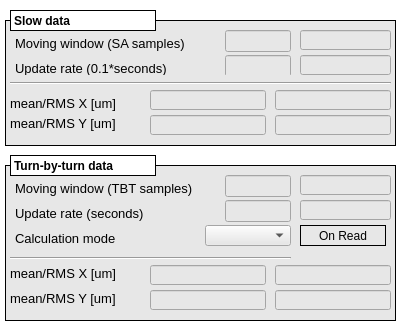
<?xml version="1.0" encoding="UTF-8"?>
<ui version="4.0">
 <class>MainWindow</class>
 <widget class="QMainWindow" name="MainWindow">
  <property name="geometry">
   <rect>
    <x>0</x>
    <y>0</y>
    <width>402</width>
    <height>329</height>
   </rect>
  </property>
  <property name="windowTitle">
   <string>Statistics</string>
  </property>
  <property name="styleSheet">
   <string notr="true">background-color: rgb(255, 255, 255);</string>
  </property>
  <property name="Title" stdset="0">
   <string>Statistics &gt;&gt; $(BPM)</string>
  </property>
  <widget class="QWidget" name="centralwidget">
   <widget class="caFrame" name="caframe_2">
    <property name="geometry">
     <rect>
      <x>5</x>
      <y>20</y>
      <width>391</width>
      <height>126</height>
     </rect>
    </property>
    <property name="styleSheet">
     <string notr="true">background-color: rgb(231, 231, 231);</string>
    </property>
    <property name="frameShape">
     <enum>QFrame::Box</enum>
    </property>
    <property name="frameShadow">
     <enum>QFrame::Plain</enum>
    </property>
    <property name="lineWidth">
     <number>1</number>
    </property>
    <property name="midLineWidth">
     <number>1</number>
    </property>
    <property name="background">
     <color>
      <red>0</red>
      <green>0</green>
      <blue>0</blue>
     </color>
    </property>
    <property name="backgroundMode">
     <enum>caFrame::Filled</enum>
    </property>
    <widget class="QLabel" name="label_24">
     <property name="geometry">
      <rect>
       <x>10</x>
       <y>15</y>
       <width>206</width>
       <height>16</height>
      </rect>
     </property>
     <property name="font">
      <font>
       <pointsize>10</pointsize>
      </font>
     </property>
     <property name="text">
      <string>Moving window (SA samples)</string>
     </property>
     <property name="alignment">
      <set>Qt::AlignLeading|Qt::AlignLeft|Qt::AlignVCenter</set>
     </property>
    </widget>
    <widget class="caTextEntry" name="catextentry">
     <property name="geometry">
      <rect>
       <x>220</x>
       <y>10</y>
       <width>66</width>
       <height>22</height>
      </rect>
     </property>
     <property name="alignment">
      <set>Qt::AlignRight|Qt::AlignTrailing|Qt::AlignVCenter</set>
     </property>
     <property name="channel" stdset="0">
      <string notr="true">$(BPM):stat:sa:window_sp</string>
     </property>
     <property name="foreground">
      <color>
       <red>170</red>
       <green>0</green>
       <blue>0</blue>
      </color>
     </property>
     <property name="background">
      <color>
       <red>255</red>
       <green>255</green>
       <blue>127</blue>
      </color>
     </property>
     <property name="colorMode">
      <enum>caLineEdit::Static</enum>
     </property>
    </widget>
    <widget class="QLabel" name="label_25">
     <property name="geometry">
      <rect>
       <x>10</x>
       <y>40</y>
       <width>206</width>
       <height>16</height>
      </rect>
     </property>
     <property name="font">
      <font>
       <pointsize>10</pointsize>
      </font>
     </property>
     <property name="text">
      <string>Update rate (0.1*seconds)</string>
     </property>
     <property name="alignment">
      <set>Qt::AlignLeading|Qt::AlignLeft|Qt::AlignVCenter</set>
     </property>
    </widget>
    <widget class="caTextEntry" name="catextentry_2">
     <property name="geometry">
      <rect>
       <x>220</x>
       <y>35</y>
       <width>66</width>
       <height>22</height>
      </rect>
     </property>
     <property name="alignment">
      <set>Qt::AlignRight|Qt::AlignTrailing|Qt::AlignVCenter</set>
     </property>
     <property name="channel" stdset="0">
      <string notr="true">$(BPM):stat:sa:step_sp</string>
     </property>
     <property name="foreground">
      <color>
       <red>170</red>
       <green>0</green>
       <blue>0</blue>
      </color>
     </property>
     <property name="background">
      <color>
       <red>255</red>
       <green>255</green>
       <blue>127</blue>
      </color>
     </property>
     <property name="colorMode">
      <enum>caLineEdit::Static</enum>
     </property>
    </widget>
    <widget class="Line" name="line">
     <property name="geometry">
      <rect>
       <x>5</x>
       <y>55</y>
       <width>381</width>
       <height>16</height>
      </rect>
     </property>
     <property name="orientation">
      <enum>Qt::Horizontal</enum>
     </property>
    </widget>
    <widget class="QLabel" name="label_21">
     <property name="geometry">
      <rect>
       <x>5</x>
       <y>75</y>
       <width>136</width>
       <height>16</height>
      </rect>
     </property>
     <property name="font">
      <font>
       <pointsize>10</pointsize>
      </font>
     </property>
     <property name="text">
      <string>mean/RMS X [um]</string>
     </property>
     <property name="alignment">
      <set>Qt::AlignLeading|Qt::AlignLeft|Qt::AlignVCenter</set>
     </property>
    </widget>
    <widget class="QLabel" name="label_26">
     <property name="geometry">
      <rect>
       <x>5</x>
       <y>95</y>
       <width>136</width>
       <height>16</height>
      </rect>
     </property>
     <property name="font">
      <font>
       <pointsize>10</pointsize>
      </font>
     </property>
     <property name="text">
      <string>mean/RMS Y [um]</string>
     </property>
     <property name="alignment">
      <set>Qt::AlignLeading|Qt::AlignLeft|Qt::AlignVCenter</set>
     </property>
    </widget>
    <widget class="caLineEdit" name="calineedit_15">
     <property name="geometry">
      <rect>
       <x>295</x>
       <y>10</y>
       <width>91</width>
       <height>20</height>
      </rect>
     </property>
     <property name="font">
      <font>
       <family>Sans Serif</family>
       <pointsize>10</pointsize>
      </font>
     </property>
     <property name="alignment">
      <set>Qt::AlignCenter</set>
     </property>
     <property name="readOnly">
      <bool>true</bool>
     </property>
     <property name="channel" stdset="0">
      <string notr="true">$(BPM):stat:sa:window_mon</string>
     </property>
     <property name="foreground">
      <color>
       <red>0</red>
       <green>0</green>
       <blue>0</blue>
      </color>
     </property>
     <property name="background">
      <color>
       <red>255</red>
       <green>255</green>
       <blue>255</blue>
      </color>
     </property>
     <property name="colorMode">
      <enum>caLineEdit::Static</enum>
     </property>
     <property name="frameLineWidth" stdset="0">
      <number>1</number>
     </property>
     <property name="fontScaleMode">
      <enum>caLineEdit::WidthAndHeight</enum>
     </property>
     <property name="unitsEnabled">
      <bool>true</bool>
     </property>
    </widget>
    <widget class="caLineEdit" name="calineedit_16">
     <property name="geometry">
      <rect>
       <x>295</x>
       <y>35</y>
       <width>91</width>
       <height>20</height>
      </rect>
     </property>
     <property name="font">
      <font>
       <family>Sans Serif</family>
       <pointsize>10</pointsize>
      </font>
     </property>
     <property name="alignment">
      <set>Qt::AlignCenter</set>
     </property>
     <property name="readOnly">
      <bool>true</bool>
     </property>
     <property name="channel" stdset="0">
      <string notr="true">$(BPM):stat:sa:step_mon</string>
     </property>
     <property name="foreground">
      <color>
       <red>0</red>
       <green>0</green>
       <blue>0</blue>
      </color>
     </property>
     <property name="background">
      <color>
       <red>255</red>
       <green>255</green>
       <blue>255</blue>
      </color>
     </property>
     <property name="colorMode">
      <enum>caLineEdit::Static</enum>
     </property>
     <property name="frameLineWidth" stdset="0">
      <number>1</number>
     </property>
     <property name="fontScaleMode">
      <enum>caLineEdit::WidthAndHeight</enum>
     </property>
     <property name="unitsEnabled">
      <bool>true</bool>
     </property>
    </widget>
    <widget class="caLineEdit" name="calineedit_22">
     <property name="geometry">
      <rect>
       <x>145</x>
       <y>95</y>
       <width>116</width>
       <height>20</height>
      </rect>
     </property>
     <property name="font">
      <font>
       <family>Sans Serif</family>
       <pointsize>10</pointsize>
      </font>
     </property>
     <property name="alignment">
      <set>Qt::AlignCenter</set>
     </property>
     <property name="readOnly">
      <bool>true</bool>
     </property>
     <property name="channel" stdset="0">
      <string notr="true">$(BPM):stat:sa:y_mean</string>
     </property>
     <property name="foreground">
      <color>
       <red>0</red>
       <green>0</green>
       <blue>0</blue>
      </color>
     </property>
     <property name="background">
      <color>
       <red>255</red>
       <green>255</green>
       <blue>255</blue>
      </color>
     </property>
     <property name="colorMode">
      <enum>caLineEdit::Static</enum>
     </property>
     <property name="frameLineWidth" stdset="0">
      <number>1</number>
     </property>
     <property name="fontScaleMode">
      <enum>caLineEdit::WidthAndHeight</enum>
     </property>
     <property name="unitsEnabled">
      <bool>true</bool>
     </property>
    </widget>
    <widget class="caLineEdit" name="calineedit_23">
     <property name="geometry">
      <rect>
       <x>270</x>
       <y>70</y>
       <width>116</width>
       <height>20</height>
      </rect>
     </property>
     <property name="font">
      <font>
       <family>Sans Serif</family>
       <pointsize>10</pointsize>
      </font>
     </property>
     <property name="alignment">
      <set>Qt::AlignCenter</set>
     </property>
     <property name="readOnly">
      <bool>true</bool>
     </property>
     <property name="channel" stdset="0">
      <string notr="true">$(BPM):stat:sa:x_std</string>
     </property>
     <property name="foreground">
      <color>
       <red>0</red>
       <green>0</green>
       <blue>0</blue>
      </color>
     </property>
     <property name="background">
      <color>
       <red>255</red>
       <green>255</green>
       <blue>255</blue>
      </color>
     </property>
     <property name="colorMode">
      <enum>caLineEdit::Static</enum>
     </property>
     <property name="frameLineWidth" stdset="0">
      <number>1</number>
     </property>
     <property name="fontScaleMode">
      <enum>caLineEdit::WidthAndHeight</enum>
     </property>
     <property name="unitsEnabled">
      <bool>true</bool>
     </property>
    </widget>
    <widget class="caLineEdit" name="calineedit_21">
     <property name="geometry">
      <rect>
       <x>145</x>
       <y>70</y>
       <width>116</width>
       <height>20</height>
      </rect>
     </property>
     <property name="font">
      <font>
       <family>Sans Serif</family>
       <pointsize>10</pointsize>
      </font>
     </property>
     <property name="alignment">
      <set>Qt::AlignCenter</set>
     </property>
     <property name="readOnly">
      <bool>true</bool>
     </property>
     <property name="channel" stdset="0">
      <string notr="true">$(BPM):stat:sa:x_mean</string>
     </property>
     <property name="foreground">
      <color>
       <red>0</red>
       <green>0</green>
       <blue>0</blue>
      </color>
     </property>
     <property name="background">
      <color>
       <red>255</red>
       <green>255</green>
       <blue>255</blue>
      </color>
     </property>
     <property name="colorMode">
      <enum>caLineEdit::Static</enum>
     </property>
     <property name="frameLineWidth" stdset="0">
      <number>1</number>
     </property>
     <property name="fontScaleMode">
      <enum>caLineEdit::WidthAndHeight</enum>
     </property>
     <property name="unitsEnabled">
      <bool>true</bool>
     </property>
    </widget>
    <widget class="caLineEdit" name="calineedit_24">
     <property name="geometry">
      <rect>
       <x>270</x>
       <y>95</y>
       <width>116</width>
       <height>20</height>
      </rect>
     </property>
     <property name="font">
      <font>
       <family>Sans Serif</family>
       <pointsize>10</pointsize>
      </font>
     </property>
     <property name="alignment">
      <set>Qt::AlignCenter</set>
     </property>
     <property name="readOnly">
      <bool>true</bool>
     </property>
     <property name="channel" stdset="0">
      <string notr="true">$(BPM):stat:sa:y_std</string>
     </property>
     <property name="foreground">
      <color>
       <red>0</red>
       <green>0</green>
       <blue>0</blue>
      </color>
     </property>
     <property name="background">
      <color>
       <red>255</red>
       <green>255</green>
       <blue>255</blue>
      </color>
     </property>
     <property name="colorMode">
      <enum>caLineEdit::Static</enum>
     </property>
     <property name="frameLineWidth" stdset="0">
      <number>1</number>
     </property>
     <property name="fontScaleMode">
      <enum>caLineEdit::WidthAndHeight</enum>
     </property>
     <property name="unitsEnabled">
      <bool>true</bool>
     </property>
    </widget>
   </widget>
   <widget class="caFrame" name="caframe_3">
    <property name="geometry">
     <rect>
      <x>5</x>
      <y>165</y>
      <width>391</width>
      <height>156</height>
     </rect>
    </property>
    <property name="styleSheet">
     <string notr="true">background-color: rgb(231, 231, 231);</string>
    </property>
    <property name="frameShape">
     <enum>QFrame::Box</enum>
    </property>
    <property name="frameShadow">
     <enum>QFrame::Plain</enum>
    </property>
    <property name="lineWidth">
     <number>1</number>
    </property>
    <property name="midLineWidth">
     <number>1</number>
    </property>
    <property name="background">
     <color>
      <red>0</red>
      <green>0</green>
      <blue>0</blue>
     </color>
    </property>
    <property name="backgroundMode">
     <enum>caFrame::Filled</enum>
    </property>
    <widget class="QLabel" name="label_27">
     <property name="geometry">
      <rect>
       <x>10</x>
       <y>15</y>
       <width>206</width>
       <height>16</height>
      </rect>
     </property>
     <property name="font">
      <font>
       <pointsize>10</pointsize>
      </font>
     </property>
     <property name="text">
      <string>Moving window (TBT samples)</string>
     </property>
     <property name="alignment">
      <set>Qt::AlignLeading|Qt::AlignLeft|Qt::AlignVCenter</set>
     </property>
    </widget>
    <widget class="caTextEntry" name="catextentry_3">
     <property name="geometry">
      <rect>
       <x>220</x>
       <y>10</y>
       <width>66</width>
       <height>22</height>
      </rect>
     </property>
     <property name="alignment">
      <set>Qt::AlignRight|Qt::AlignTrailing|Qt::AlignVCenter</set>
     </property>
     <property name="channel" stdset="0">
      <string notr="true">$(BPM):stat:tbt:window_sp</string>
     </property>
     <property name="foreground">
      <color>
       <red>170</red>
       <green>0</green>
       <blue>0</blue>
      </color>
     </property>
     <property name="background">
      <color>
       <red>255</red>
       <green>255</green>
       <blue>127</blue>
      </color>
     </property>
     <property name="colorMode">
      <enum>caLineEdit::Static</enum>
     </property>
    </widget>
    <widget class="QLabel" name="label_28">
     <property name="geometry">
      <rect>
       <x>10</x>
       <y>40</y>
       <width>206</width>
       <height>16</height>
      </rect>
     </property>
     <property name="font">
      <font>
       <pointsize>10</pointsize>
      </font>
     </property>
     <property name="text">
      <string>Update rate (seconds)</string>
     </property>
     <property name="alignment">
      <set>Qt::AlignLeading|Qt::AlignLeft|Qt::AlignVCenter</set>
     </property>
    </widget>
    <widget class="caTextEntry" name="catextentry_4">
     <property name="geometry">
      <rect>
       <x>220</x>
       <y>35</y>
       <width>66</width>
       <height>22</height>
      </rect>
     </property>
     <property name="alignment">
      <set>Qt::AlignRight|Qt::AlignTrailing|Qt::AlignVCenter</set>
     </property>
     <property name="channel" stdset="0">
      <string notr="true">$(BPM):stat:tbt:period_sp</string>
     </property>
     <property name="foreground">
      <color>
       <red>170</red>
       <green>0</green>
       <blue>0</blue>
      </color>
     </property>
     <property name="background">
      <color>
       <red>255</red>
       <green>255</green>
       <blue>127</blue>
      </color>
     </property>
     <property name="colorMode">
      <enum>caLineEdit::Static</enum>
     </property>
    </widget>
    <widget class="Line" name="line_2">
     <property name="geometry">
      <rect>
       <x>5</x>
       <y>85</y>
       <width>281</width>
       <height>16</height>
      </rect>
     </property>
     <property name="orientation">
      <enum>Qt::Horizontal</enum>
     </property>
    </widget>
    <widget class="QLabel" name="label_23">
     <property name="geometry">
      <rect>
       <x>5</x>
       <y>100</y>
       <width>131</width>
       <height>16</height>
      </rect>
     </property>
     <property name="font">
      <font>
       <pointsize>10</pointsize>
      </font>
     </property>
     <property name="text">
      <string>mean/RMS X [um]</string>
     </property>
     <property name="alignment">
      <set>Qt::AlignLeading|Qt::AlignLeft|Qt::AlignVCenter</set>
     </property>
    </widget>
    <widget class="QLabel" name="label_29">
     <property name="geometry">
      <rect>
       <x>5</x>
       <y>125</y>
       <width>131</width>
       <height>16</height>
      </rect>
     </property>
     <property name="font">
      <font>
       <pointsize>10</pointsize>
      </font>
     </property>
     <property name="text">
      <string>mean/RMS Y [um]</string>
     </property>
     <property name="alignment">
      <set>Qt::AlignLeading|Qt::AlignLeft|Qt::AlignVCenter</set>
     </property>
    </widget>
    <widget class="QLabel" name="label_31">
     <property name="geometry">
      <rect>
       <x>10</x>
       <y>65</y>
       <width>181</width>
       <height>16</height>
      </rect>
     </property>
     <property name="font">
      <font>
       <pointsize>10</pointsize>
      </font>
     </property>
     <property name="text">
      <string>Calculation mode</string>
     </property>
     <property name="alignment">
      <set>Qt::AlignLeading|Qt::AlignLeft|Qt::AlignVCenter</set>
     </property>
    </widget>
    <widget class="caMenu" name="camenu">
     <property name="geometry">
      <rect>
       <x>200</x>
       <y>60</y>
       <width>86</width>
       <height>21</height>
      </rect>
     </property>
     <property name="styleSheet">
      <string notr="true">color: rgb(0, 0, 0);</string>
     </property>
     <property name="channel" stdset="0">
      <string notr="true">$(BPM):stat:tbt:mode_sp</string>
     </property>
    </widget>
    <widget class="caLineEdit" name="calineedit_17">
     <property name="geometry">
      <rect>
       <x>295</x>
       <y>10</y>
       <width>91</width>
       <height>20</height>
      </rect>
     </property>
     <property name="font">
      <font>
       <family>Sans Serif</family>
       <pointsize>10</pointsize>
      </font>
     </property>
     <property name="alignment">
      <set>Qt::AlignCenter</set>
     </property>
     <property name="readOnly">
      <bool>true</bool>
     </property>
     <property name="channel" stdset="0">
      <string notr="true">$(BPM):stat:tbt:window_mon</string>
     </property>
     <property name="foreground">
      <color>
       <red>0</red>
       <green>0</green>
       <blue>0</blue>
      </color>
     </property>
     <property name="background">
      <color>
       <red>255</red>
       <green>255</green>
       <blue>255</blue>
      </color>
     </property>
     <property name="colorMode">
      <enum>caLineEdit::Static</enum>
     </property>
     <property name="frameLineWidth" stdset="0">
      <number>1</number>
     </property>
     <property name="fontScaleMode">
      <enum>caLineEdit::WidthAndHeight</enum>
     </property>
     <property name="unitsEnabled">
      <bool>true</bool>
     </property>
    </widget>
    <widget class="caLineEdit" name="calineedit_18">
     <property name="geometry">
      <rect>
       <x>295</x>
       <y>35</y>
       <width>91</width>
       <height>20</height>
      </rect>
     </property>
     <property name="font">
      <font>
       <family>Sans Serif</family>
       <pointsize>10</pointsize>
      </font>
     </property>
     <property name="alignment">
      <set>Qt::AlignCenter</set>
     </property>
     <property name="readOnly">
      <bool>true</bool>
     </property>
     <property name="channel" stdset="0">
      <string notr="true">$(BPM):stat:tbt:period_mon</string>
     </property>
     <property name="foreground">
      <color>
       <red>0</red>
       <green>0</green>
       <blue>0</blue>
      </color>
     </property>
     <property name="background">
      <color>
       <red>255</red>
       <green>255</green>
       <blue>255</blue>
      </color>
     </property>
     <property name="colorMode">
      <enum>caLineEdit::Static</enum>
     </property>
     <property name="frameLineWidth" stdset="0">
      <number>1</number>
     </property>
     <property name="fontScaleMode">
      <enum>caLineEdit::WidthAndHeight</enum>
     </property>
     <property name="unitsEnabled">
      <bool>true</bool>
     </property>
    </widget>
    <widget class="caLineEdit" name="calineedit_28">
     <property name="geometry">
      <rect>
       <x>145</x>
       <y>125</y>
       <width>116</width>
       <height>20</height>
      </rect>
     </property>
     <property name="font">
      <font>
       <family>Sans Serif</family>
       <pointsize>10</pointsize>
      </font>
     </property>
     <property name="alignment">
      <set>Qt::AlignCenter</set>
     </property>
     <property name="readOnly">
      <bool>true</bool>
     </property>
     <property name="channel" stdset="0">
      <string notr="true">$(BPM):stat:tbt:y_mean</string>
     </property>
     <property name="foreground">
      <color>
       <red>0</red>
       <green>0</green>
       <blue>0</blue>
      </color>
     </property>
     <property name="background">
      <color>
       <red>255</red>
       <green>255</green>
       <blue>255</blue>
      </color>
     </property>
     <property name="colorMode">
      <enum>caLineEdit::Static</enum>
     </property>
     <property name="frameLineWidth" stdset="0">
      <number>1</number>
     </property>
     <property name="fontScaleMode">
      <enum>caLineEdit::WidthAndHeight</enum>
     </property>
     <property name="unitsEnabled">
      <bool>true</bool>
     </property>
    </widget>
    <widget class="caLineEdit" name="calineedit_26">
     <property name="geometry">
      <rect>
       <x>145</x>
       <y>100</y>
       <width>116</width>
       <height>20</height>
      </rect>
     </property>
     <property name="font">
      <font>
       <family>Sans Serif</family>
       <pointsize>10</pointsize>
      </font>
     </property>
     <property name="alignment">
      <set>Qt::AlignCenter</set>
     </property>
     <property name="readOnly">
      <bool>true</bool>
     </property>
     <property name="channel" stdset="0">
      <string notr="true">$(BPM):stat:tbt:x_mean</string>
     </property>
     <property name="foreground">
      <color>
       <red>0</red>
       <green>0</green>
       <blue>0</blue>
      </color>
     </property>
     <property name="background">
      <color>
       <red>255</red>
       <green>255</green>
       <blue>255</blue>
      </color>
     </property>
     <property name="colorMode">
      <enum>caLineEdit::Static</enum>
     </property>
     <property name="frameLineWidth" stdset="0">
      <number>1</number>
     </property>
     <property name="fontScaleMode">
      <enum>caLineEdit::WidthAndHeight</enum>
     </property>
     <property name="unitsEnabled">
      <bool>true</bool>
     </property>
    </widget>
    <widget class="caLineEdit" name="calineedit_27">
     <property name="geometry">
      <rect>
       <x>270</x>
       <y>125</y>
       <width>116</width>
       <height>20</height>
      </rect>
     </property>
     <property name="font">
      <font>
       <family>Sans Serif</family>
       <pointsize>10</pointsize>
      </font>
     </property>
     <property name="alignment">
      <set>Qt::AlignCenter</set>
     </property>
     <property name="readOnly">
      <bool>true</bool>
     </property>
     <property name="channel" stdset="0">
      <string notr="true">$(BPM):stat:tbt:y_std</string>
     </property>
     <property name="foreground">
      <color>
       <red>0</red>
       <green>0</green>
       <blue>0</blue>
      </color>
     </property>
     <property name="background">
      <color>
       <red>255</red>
       <green>255</green>
       <blue>255</blue>
      </color>
     </property>
     <property name="colorMode">
      <enum>caLineEdit::Static</enum>
     </property>
     <property name="frameLineWidth" stdset="0">
      <number>1</number>
     </property>
     <property name="fontScaleMode">
      <enum>caLineEdit::WidthAndHeight</enum>
     </property>
     <property name="unitsEnabled">
      <bool>true</bool>
     </property>
    </widget>
    <widget class="caLineEdit" name="calineedit_25">
     <property name="geometry">
      <rect>
       <x>270</x>
       <y>100</y>
       <width>116</width>
       <height>20</height>
      </rect>
     </property>
     <property name="font">
      <font>
       <family>Sans Serif</family>
       <pointsize>10</pointsize>
      </font>
     </property>
     <property name="alignment">
      <set>Qt::AlignCenter</set>
     </property>
     <property name="readOnly">
      <bool>true</bool>
     </property>
     <property name="channel" stdset="0">
      <string notr="true">$(BPM):stat:tbt:x_std</string>
     </property>
     <property name="foreground">
      <color>
       <red>0</red>
       <green>0</green>
       <blue>0</blue>
      </color>
     </property>
     <property name="background">
      <color>
       <red>255</red>
       <green>255</green>
       <blue>255</blue>
      </color>
     </property>
     <property name="colorMode">
      <enum>caLineEdit::Static</enum>
     </property>
     <property name="frameLineWidth" stdset="0">
      <number>1</number>
     </property>
     <property name="fontScaleMode">
      <enum>caLineEdit::WidthAndHeight</enum>
     </property>
     <property name="unitsEnabled">
      <bool>true</bool>
     </property>
    </widget>
    <widget class="caLabel" name="calabel_6">
     <property name="geometry">
      <rect>
       <x>295</x>
       <y>60</y>
       <width>86</width>
       <height>21</height>
      </rect>
     </property>
     <property name="frameShape">
      <enum>QFrame::Box</enum>
     </property>
     <property name="text">
      <string>Periodically</string>
     </property>
     <property name="alignment">
      <set>Qt::AlignCenter</set>
     </property>
     <property name="background">
      <color>
       <red>255</red>
       <green>255</green>
       <blue>255</blue>
      </color>
     </property>
     <property name="visibility">
      <enum>caLabel::Calc</enum>
     </property>
     <property name="visibilityCalc">
      <string notr="true">A=1</string>
     </property>
     <property name="channel" stdset="0">
      <string notr="true">$(BPM):stat:tbt:mode_mon</string>
     </property>
    </widget>
    <widget class="caLabel" name="calabel_5">
     <property name="geometry">
      <rect>
       <x>295</x>
       <y>60</y>
       <width>86</width>
       <height>21</height>
      </rect>
     </property>
     <property name="frameShape">
      <enum>QFrame::Box</enum>
     </property>
     <property name="text">
      <string>On Trigger</string>
     </property>
     <property name="alignment">
      <set>Qt::AlignCenter</set>
     </property>
     <property name="background">
      <color>
       <red>255</red>
       <green>255</green>
       <blue>255</blue>
      </color>
     </property>
     <property name="visibility">
      <enum>caLabel::Calc</enum>
     </property>
     <property name="visibilityCalc">
      <string notr="true">A=0</string>
     </property>
     <property name="channel" stdset="0">
      <string notr="true">$(BPM):stat:tbt:mode_mon</string>
     </property>
    </widget>
    <widget class="caLabel" name="calabel_7">
     <property name="geometry">
      <rect>
       <x>295</x>
       <y>60</y>
       <width>86</width>
       <height>21</height>
      </rect>
     </property>
     <property name="frameShape">
      <enum>QFrame::Box</enum>
     </property>
     <property name="text">
      <string>On Read</string>
     </property>
     <property name="alignment">
      <set>Qt::AlignCenter</set>
     </property>
     <property name="background">
      <color>
       <red>255</red>
       <green>255</green>
       <blue>255</blue>
      </color>
     </property>
     <property name="visibility">
      <enum>caLabel::Calc</enum>
     </property>
     <property name="visibilityCalc">
      <string notr="true">A=2</string>
     </property>
     <property name="channel" stdset="0">
      <string notr="true">$(BPM):stat:tbt:mode_mon</string>
     </property>
    </widget>
   </widget>
   <widget class="QLabel" name="label_30">
    <property name="geometry">
     <rect>
      <x>10</x>
      <y>155</y>
      <width>146</width>
      <height>21</height>
     </rect>
    </property>
    <property name="font">
     <font>
      <weight>75</weight>
      <bold>true</bold>
     </font>
    </property>
    <property name="styleSheet">
     <string notr="true">background-color: rgb(255, 255, 255);</string>
    </property>
    <property name="frameShape">
     <enum>QFrame::Box</enum>
    </property>
    <property name="text">
     <string>Turn-by-turn data</string>
    </property>
   </widget>
   <widget class="QLabel" name="label_32">
    <property name="geometry">
     <rect>
      <x>10</x>
      <y>10</y>
      <width>146</width>
      <height>21</height>
     </rect>
    </property>
    <property name="font">
     <font>
      <weight>75</weight>
      <bold>true</bold>
     </font>
    </property>
    <property name="styleSheet">
     <string notr="true">background-color: rgb(255, 255, 255);</string>
    </property>
    <property name="frameShape">
     <enum>QFrame::Box</enum>
    </property>
    <property name="text">
     <string>Slow data</string>
    </property>
   </widget>
  </widget>
 </widget>
 <customwidgets>
  <customwidget>
   <class>caMenu</class>
   <extends>QComboBox</extends>
   <header>caMenu</header>
  </customwidget>
  <customwidget>
   <class>caTextEntry</class>
   <extends>caLineEdit</extends>
   <header>caTextEntry</header>
  </customwidget>
  <customwidget>
   <class>caFrame</class>
   <extends>QFrame</extends>
   <header>caFrame</header>
   <container>1</container>
  </customwidget>
  <customwidget>
   <class>caLabel</class>
   <extends>QLabel</extends>
   <header>caLabel</header>
  </customwidget>
  <customwidget>
   <class>caLineEdit</class>
   <extends>QLineEdit</extends>
   <header>caLineEdit</header>
  </customwidget>
 </customwidgets>
 <resources/>
 <connections/>
 <designerdata>
  <property name="gridDeltaX">
   <number>5</number>
  </property>
  <property name="gridDeltaY">
   <number>5</number>
  </property>
  <property name="gridSnapX">
   <bool>true</bool>
  </property>
  <property name="gridSnapY">
   <bool>true</bool>
  </property>
  <property name="gridVisible">
   <bool>true</bool>
  </property>
 </designerdata>
</ui>
